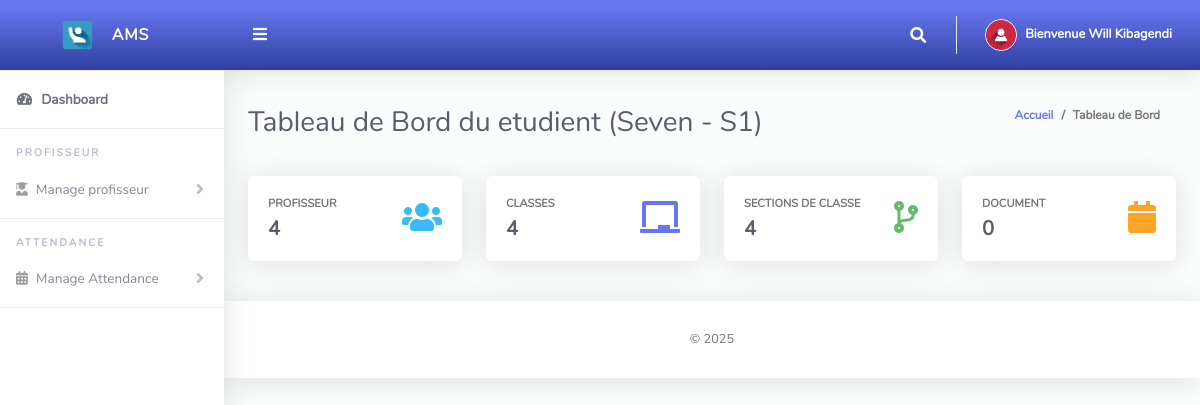
Screenshot of /student/index.php (signed in) with the database file from the repository.
### tables this page shows
CREATE TABLE `tblclassteacher` (
  `Id` int(10) NOT NULL,
  `firstName` varchar(255) NOT NULL,
  `lastName` varchar(255) NOT NULL,
  `emailAddress` varchar(255) NOT NULL,
  `password` varchar(255) NOT NULL,
  `phoneNo` varchar(50) NOT NULL,
  `classId` varchar(10) NOT NULL,
  `classArmId` varchar(10) NOT NULL,
  `dateCreated` varchar(50) NOT NULL
);

CREATE TABLE `tblclassarms` (
  `Id` int(10) NOT NULL,
  `classId` varchar(10) NOT NULL,
  `classArmName` varchar(255) NOT NULL,
  `isAssigned` varchar(10) NOT NULL
);

CREATE TABLE `tblclass` (
  `Id` int(10) NOT NULL,
  `className` varchar(255) NOT NULL
);

### student/index.php (the view, shortened to what this page needs)
<?php
include '../Includes/dbcon.php';
    $query = "SELECT tblclass.className,tblclassarms.classArmName
    FROM tblclassteacher
    INNER JOIN tblclass ON tblclass.Id = tblclassteacher.classId
    INNER JOIN tblclassarms ON tblclassarms.Id = tblclassteacher.classArmId
    WHERE tblclassteacher.Id = '$_SESSION[userId]'";
    $rs = $conn->query($query);
    $rrw = $rs->fetch_assoc();
?>
<!DOCTYPE html>
<html lang="fr">
<head>
  <link href="../vendor/fontawesome-free/css/all.min.css" rel="stylesheet" type="text/css">
  <link href="../vendor/bootstrap/css/bootstrap.min.css" rel="stylesheet" type="text/css">
  <link href="css/ruang-admin.min.css" rel="stylesheet">
</head>
<body id="page-top">
  <div id="wrapper">
   <?php include "Includes/sidebar.php";?>
    <div id="content-wrapper" class="d-flex flex-column">
      <div id="content">
           <?php include "Includes/topbar.php";?>
        <div class="container-fluid" id="container-wrapper">
          <div class="d-sm-flex align-items-center justify-content-between mb-4">
            <h1 class="h3 mb-0 text-gray-800">Tableau de Bord du etudient (<?php echo $rrw['className'].' - '.$rrw['classArmName'];?>)</h1>
            <ol class="breadcrumb">
              <li class="breadcrumb-item"><a href="./">Accueil</a></li>
              <li class="breadcrumb-item active" aria-current="page">Tableau de Bord</li>
            </ol>
          </div>
          <div class="row mb-3">
          <?php
$query1=mysqli_query($conn,"SELECT * FROM `tblclassteacher` ORDER BY `tblclassteacher`.`lastName` ");
$classTeacher = mysqli_num_rows($query1);
?>
            <div class="col-xl-3 col-md-6 mb-4">
              <div class="card h-100">
                <div class="card-body">
                  <div class="row no-gutters align-items-center">
                    <div class="col mr-2">
                      <div class="text-xs font-weight-bold text-uppercase mb-1">profisseur</div>
                      <div class="h5 mb-0 mr-3 font-weight-bold text-gray-800"><?php echo $classTeacher;?></div>
                    </div>
                    <div class="col-auto">
                      <i class="fas fa-users fa-2x text-info"></i>
                    </div>
                  </div>
                </div>
              </div>
            </div>
             <?php
$query1=mysqli_query($conn,"SELECT * FROM tblclass");
$class = mysqli_num_rows($query1);
?>
            <div class="col-xl-3 col-md-6 mb-4">
              <div class="card h-100">
                <div class="card-body">
                  <div class="row align-items-center">
                    <div class="col mr-2">
                      <div class="text-xs font-weight-bold text-uppercase mb-1">Classes</div>
                      <div class="h5 mb-0 font-weight-bold text-gray-800"><?php echo $class;?></div>
                    </div>
                    <div class="col-auto">
                      <i class="fas fa-chalkboard fa-2x text-primary"></i>
                    </div>
                  </div>
                </div>
              </div>
            </div>
             <?php
$query1=mysqli_query($conn,"SELECT * FROM tblclassarms");
$classArms = mysqli_num_rows($query1);
?>
            <div class="col-xl-3 col-md-6 mb-4">
              <div class="card h-100">
                <div class="card-body">
                  <div class="row no-gutters align-items-center">
                    <div class="col mr-2">
                      <div class="text-xs font-weight-bold text-uppercase mb-1">Sections de Classe</div>
                      <div class="h5 mb-0 font-weight-bold text-gray-800"><?php echo $classArms;?></div>
                    </div>
                    <div class="col-auto">
                      <i class="fas fa-code-branch fa-2x text-success"></i>
                    </div>
                  </div>
                </div>
              </div>
            </div>
            <?php
$query1=mysqli_query($conn,"SELECT * FROM tblattendance WHERE classId = '$_SESSION[classId]' AND classArmId = '$_SESSION[classArmId]'");
$totAttendance = mysqli_num_rows($query1);
?>
            <div class="col-xl-3 col-md-6 mb-4">
              <div class="card h-100">
                <div class="card-body">
                  <div class="row no-gutters align-items-center">
                    <div class="col mr-2">
                      <div class="text-xs font-weight-bold text-uppercase mb-1">document</div>
                      <div class="h5 mb-0 font-weight-bold text-gray-800"><?php echo $totAttendance;?></div>
                    </div>
                    <div class="col-auto">
                      <i class="fas fa-calendar fa-2x text-warning"></i>
                    </div>
                  </div>
                </div>
              </div>
            </div>
        </div>
      </div>
      <?php include 'includes/footer.php';?>
    </div>
  </div>
</body>
</html>

### student/Includes/topbar.php (shortened to what this page needs)
<?php
  $query = "SELECT * FROM tblclassteacher WHERE Id = ".$_SESSION['userId']."";
  $rs = $conn->query($query);
  $rows = $rs->fetch_assoc();
  $fullName = $rows['firstName']." ".$rows['lastName'];;
?>
<nav class="navbar navbar-expand navbar-light bg-gradient-primary topbar mb-4 static-top">
          <button id="sidebarToggleTop" class="btn btn-link rounded-circle mr-3">
            <i class="fa fa-bars"></i>
          </button>
          <ul class="navbar-nav ml-auto">
            <li class="nav-item dropdown no-arrow">
              <a class="nav-link dropdown-toggle" href="#" id="searchDropdown" role="button" data-toggle="dropdown"
                aria-haspopup="true" aria-expanded="false">
                <i class="fas fa-search fa-fw"></i>
              </a>
            </li>
            <li class="nav-item dropdown no-arrow">
              <a class="nav-link dropdown-toggle" href="#" id="userDropdown" role="button" data-toggle="dropdown"
                aria-haspopup="true" aria-expanded="false">
                <img class="img-profile rounded-circle" src="img/user-icn.png" style="max-width: 60px">
                <span class="ml-2 d-none d-lg-inline text-white small"><b>Bienvenue <?php echo $fullName;?></b></span>
              </a>
            </li>
          </ul>
        </nav>

### rows the page displays
tblclassteacher: fullName "Will Kibagendi"
tblclassarms: classId.className "Seven", classArmName "S1"

### other values shown
$classTeacher "4"
$class "4"
$classArms "4"
$totAttendance "0"
